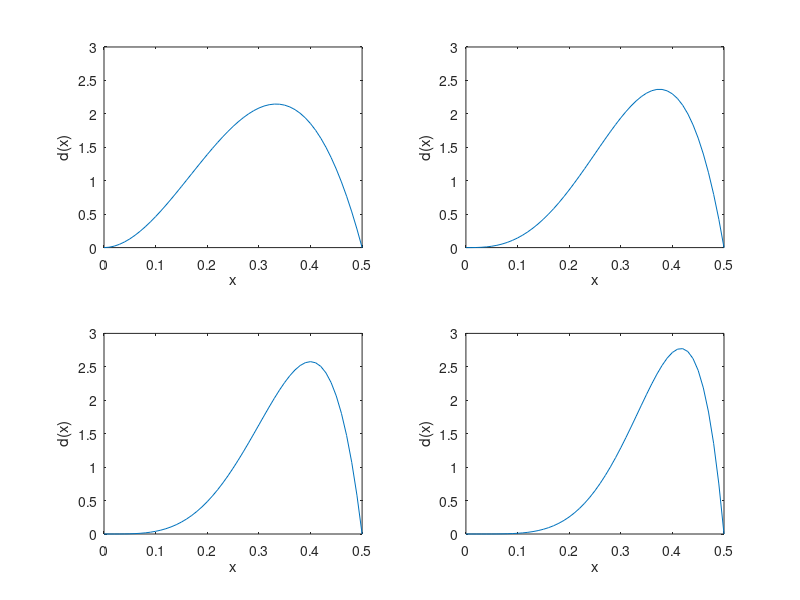
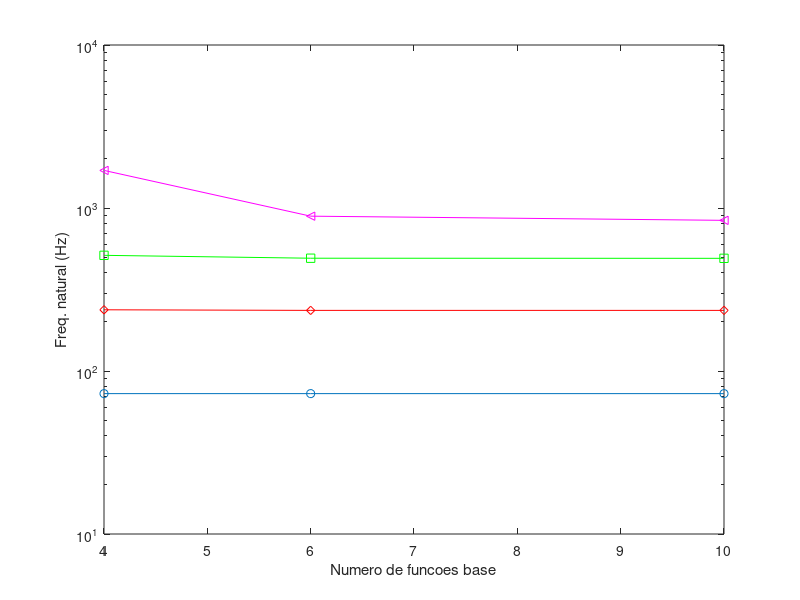
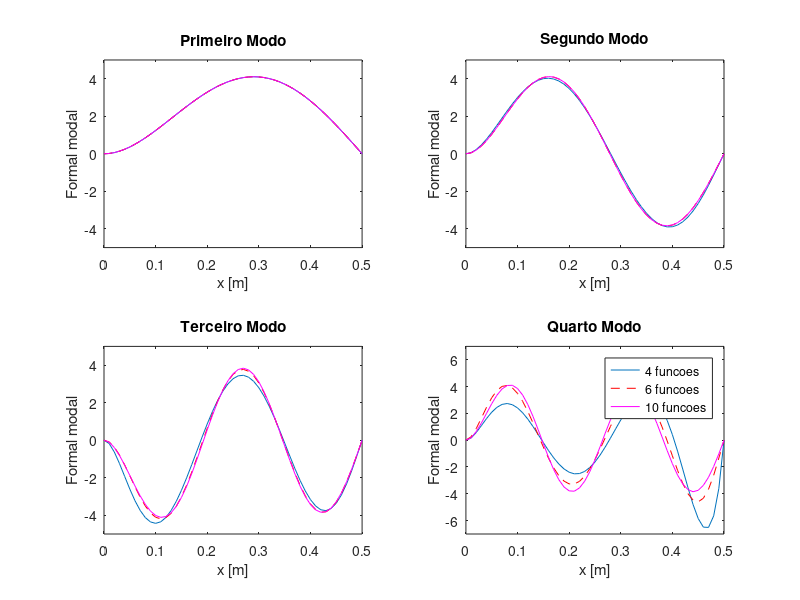

These charts were generated, in order, by the following MATLAB code:
%% M?todo de Rayleigh-Ritz - Viga engastada-apoiada

%% Propriedades da viga
L=0.5;
b=0.02;
h=0.005;
Ar=b*h;
I=b*h^3/12;
pho=2700;
E=7.1e10;

%% Analise
n=[4 6 10]; %Numero de funcoes base em cada solucao

% Obs: Um numero de funcoes base maior que 10 apresenta problemas, o que
% pode ser devido a ma qualidade das funcoes base (elas passam a ter pouca
% diferenca entre elas para valores de i grandes).

x=0:0.01:L; %Pontos onde a resposta sera calculada

for m=1:length(n)
    N=n(m);
    clear M K d;
    
    for j=1:N
        for k=1:N
            % As constantes abaixo sao a norma das funcoes e sao usadas
            % para normatizar as funcoes (o que nem sempre eh necessario).
            C1=L^(j+5/2)*(1/(2*j+3)-2/(2*j+4)+1/(2*j+5))^0.5;
            C2=L^(k+5/2)*(1/(2*k+3)-2/(2*k+4)+1/(2*k+5))^0.5;
%             C1=1;
%             C2=1;
            % Matriz de massa e rigidez
            M(j,k)=pho*Ar*(L^(j+k+5)/(j+k+3)-2*L^(j+k+5)/(j+k+4)+L^(j+k+5)/(j+k+5))/(C1*C2);
            K(j,k)=E*I*(j*k*(j+1)*(k+1)*L^(j+k+1)/(j+k-1)-k*(j+2)*(j+1)*(k+1)*L^(j+k+1)/(j+k)-j*(j+1)*(k+2)*(k+1)*L^(j+k+1)/(j+k)+(j+2)*(j+1)*(k+2)*(k+1)*L^(j+k+1)/(j+k+1))/(C1*C2);
        end
    end

    [A,W]=eig(K,M);

    for j=1:N
        C1=L^(j+5/2)*(1/(2*j+3)-2/(2*j+4)+1/(2*j+5))^0.5;
        d(j,:)=x.^(j+1).*(L-x)/C1;
    end

    resultados(m).V=d'*A;
    resultados(m).fn=diag(W).^0.5/(2*pi);
    resultados(m).d=d;
end

% Funcoes base utilizadas na analise - 4 primeiras
d=resultados(1).d;
figure(1);
subplot(2,2,1);
plot(x,d(1,:));
axis([0 0.5 0 3]);
xlabel('x')
ylabel('d(x)')

subplot(2,2,2);
plot(x,d(2,:));
axis([0 0.5 0 3]);
xlabel('x')
ylabel('d(x)')

subplot(2,2,3);
plot(x,d(3,:));
axis([0 0.5 0 3]);
xlabel('x')
ylabel('d(x)')

subplot(2,2,4);
plot(x,d(4,:));
axis([0 0.5 0 3]);
xlabel('x')
ylabel('d(x)')



%Comparacao das frequencias naturais
for j=1:4
    for k=1:length(n)
        fn_N(j,k)=resultados(k).fn(j);
    end
end

figure(2);
semilogy(n,fn_N(1,:),'-o');
hold on;
semilogy(n,fn_N(2,:),'-dr');
semilogy(n,fn_N(3,:),'-sg');
semilogy(n,fn_N(4,:),'-<m');
xlabel('Numero de funcoes base')
ylabel('Freq. natural (Hz)')


%Comparacao das formas modais
figure(3);
subplot(2,2,1);
plot(x,resultados(1).V(:,1));
hold on;
plot(x,resultados(2).V(:,1),'--r');
plot(x,resultados(3).V(:,1),'-m');
axis([0 0.5 -5 5]);
xlabel('x [m]')
ylabel('Formal modal')
title('Primeiro Modo')

subplot(2,2,2);
plot(x,resultados(1).V(:,2));
hold on;
plot(x,resultados(2).V(:,2),'--r');
plot(x,resultados(3).V(:,2),'-m');
axis([0 0.5 -5 5]);
xlabel('x [m]')
ylabel('Formal modal')
title('Segundo Modo')

subplot(2,2,3);
plot(x,-resultados(1).V(:,3));
hold on;
plot(x,resultados(2).V(:,3),'--r');
plot(x,resultados(3).V(:,3),'-m');
axis([0 0.5 -5 5]);
xlabel('x [m]')
ylabel('Formal modal')
title('Terceiro Modo')

subplot(2,2,4);
plot(x,-resultados(1).V(:,4));
hold on;
plot(x,resultados(2).V(:,4),'--r');
plot(x,resultados(3).V(:,4),'-m');
axis([0 0.5 -7 7]);
xlabel('x [m]')
ylabel('Formal modal')
title('Quarto Modo')
legend('4 funcoes', '6 funcoes','10 funcoes')
